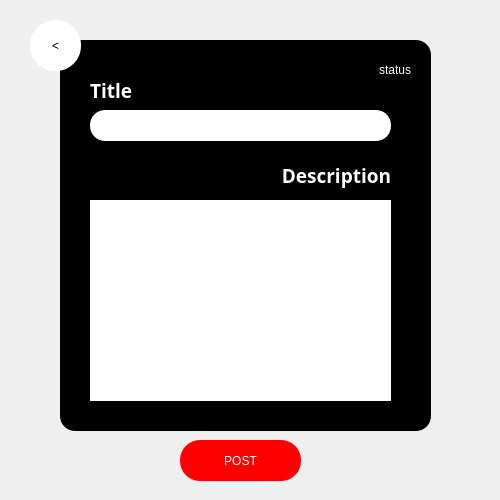
<?xml version="1.0" encoding="UTF-8"?>
<ui version="4.0">
 <class>Announcement</class>
 <widget class="QDialog" name="Announcement">
  <property name="geometry">
   <rect>
    <x>0</x>
    <y>0</y>
    <width>500</width>
    <height>500</height>
   </rect>
  </property>
  <property name="windowTitle">
   <string>Dialog</string>
  </property>
  <widget class="QPushButton" name="pushButton_2">
   <property name="geometry">
    <rect>
     <x>180</x>
     <y>440</y>
     <width>121</width>
     <height>41</height>
    </rect>
   </property>
   <property name="styleSheet">
    <string notr="true">QPushButton {
background-color: red; 
border-radius: 20px;
color: white; 
}</string>
   </property>
   <property name="text">
    <string>POST</string>
   </property>
  </widget>
  <widget class="QGroupBox" name="groupBox">
   <property name="geometry">
    <rect>
     <x>60</x>
     <y>40</y>
     <width>371</width>
     <height>391</height>
    </rect>
   </property>
   <property name="styleSheet">
    <string notr="true">QGroupBox {
background-color: black; 
border-radius: 15px; 
}</string>
   </property>
   <property name="title">
    <string/>
   </property>
   <widget class="QLabel" name="label">
    <property name="geometry">
     <rect>
      <x>30</x>
      <y>40</y>
      <width>71</width>
      <height>21</height>
     </rect>
    </property>
    <property name="font">
     <font>
      <family>Montserrat</family>
      <pointsize>14</pointsize>
      <weight>75</weight>
      <bold>true</bold>
     </font>
    </property>
    <property name="styleSheet">
     <string notr="true">QLabel {
color: white; 
}</string>
    </property>
    <property name="text">
     <string>Title</string>
    </property>
   </widget>
   <widget class="QLineEdit" name="lineEdit">
    <property name="geometry">
     <rect>
      <x>30</x>
      <y>70</y>
      <width>301</width>
      <height>31</height>
     </rect>
    </property>
    <property name="styleSheet">
     <string notr="true">QLineEdit {
border-radius: 15px; 
padding-left: 10px; 
}</string>
    </property>
   </widget>
   <widget class="QLabel" name="label_2">
    <property name="geometry">
     <rect>
      <x>110</x>
      <y>120</y>
      <width>221</width>
      <height>31</height>
     </rect>
    </property>
    <property name="font">
     <font>
      <family>Montserrat</family>
      <pointsize>14</pointsize>
      <weight>75</weight>
      <bold>true</bold>
     </font>
    </property>
    <property name="styleSheet">
     <string notr="true">QLabel {
color: white; 
}</string>
    </property>
    <property name="text">
     <string>Description</string>
    </property>
    <property name="alignment">
     <set>Qt::AlignRight|Qt::AlignTrailing|Qt::AlignVCenter</set>
    </property>
   </widget>
   <widget class="QTextEdit" name="textEdit">
    <property name="geometry">
     <rect>
      <x>20</x>
      <y>150</y>
      <width>321</width>
      <height>221</height>
     </rect>
    </property>
    <property name="styleSheet">
     <string notr="true">QTextEdit {
border-radius: 15px; 
padding: 10px; 
}</string>
    </property>
   </widget>
   <widget class="QLabel" name="label_3">
    <property name="geometry">
     <rect>
      <x>250</x>
      <y>20</y>
      <width>101</width>
      <height>20</height>
     </rect>
    </property>
    <property name="styleSheet">
     <string notr="true">QLabel {
color: white; 
}</string>
    </property>
    <property name="text">
     <string>status</string>
    </property>
    <property name="alignment">
     <set>Qt::AlignRight|Qt::AlignTrailing|Qt::AlignVCenter</set>
    </property>
   </widget>
  </widget>
  <widget class="QPushButton" name="pushButton">
   <property name="geometry">
    <rect>
     <x>30</x>
     <y>20</y>
     <width>51</width>
     <height>51</height>
    </rect>
   </property>
   <property name="styleSheet">
    <string notr="true">QPushButton {
background-color: white; 
border-radius: 25px; 
}</string>
   </property>
   <property name="text">
    <string>&lt;</string>
   </property>
  </widget>
 </widget>
 <resources/>
 <connections/>
</ui>
